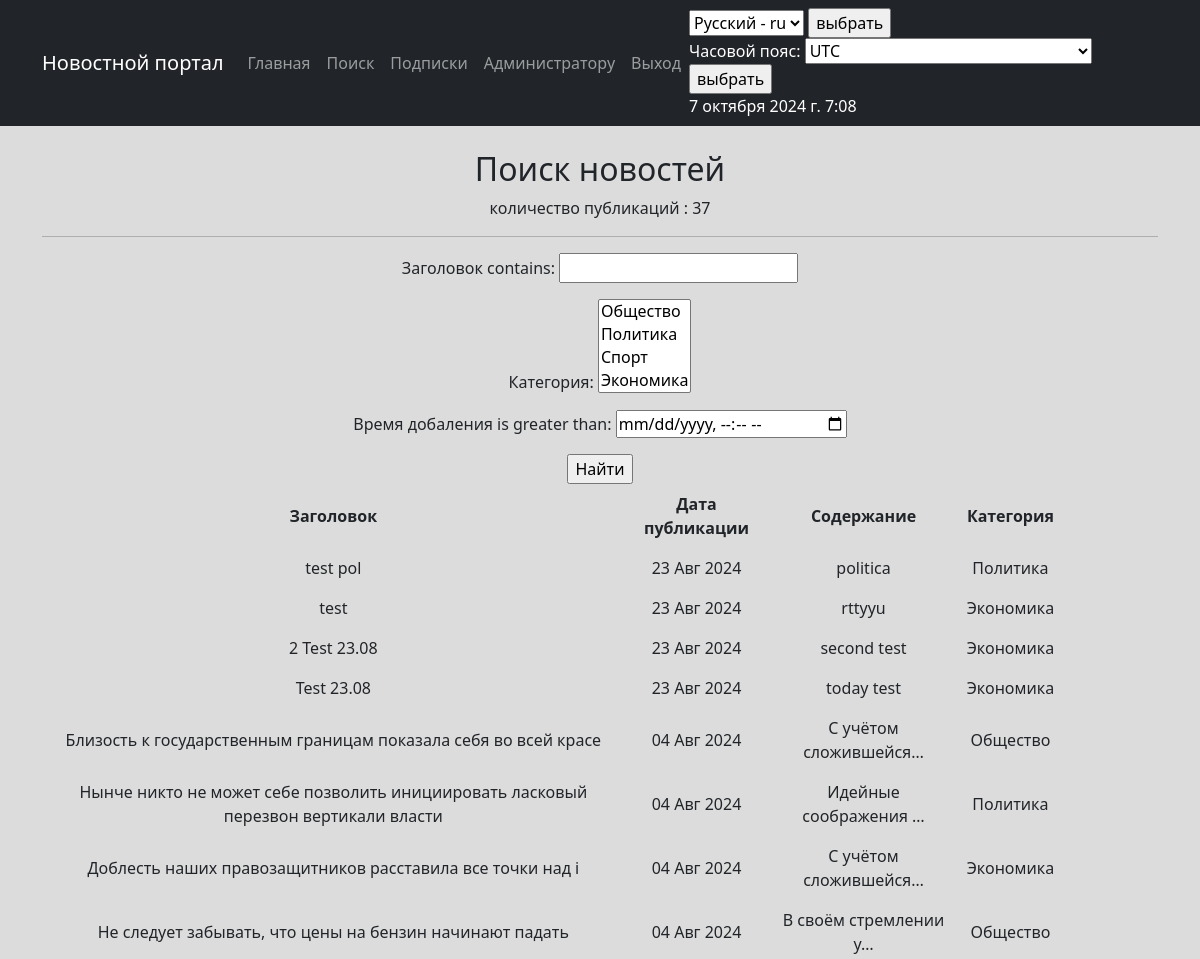
The page /news/search/ (upper part) on the database as committed earlier.
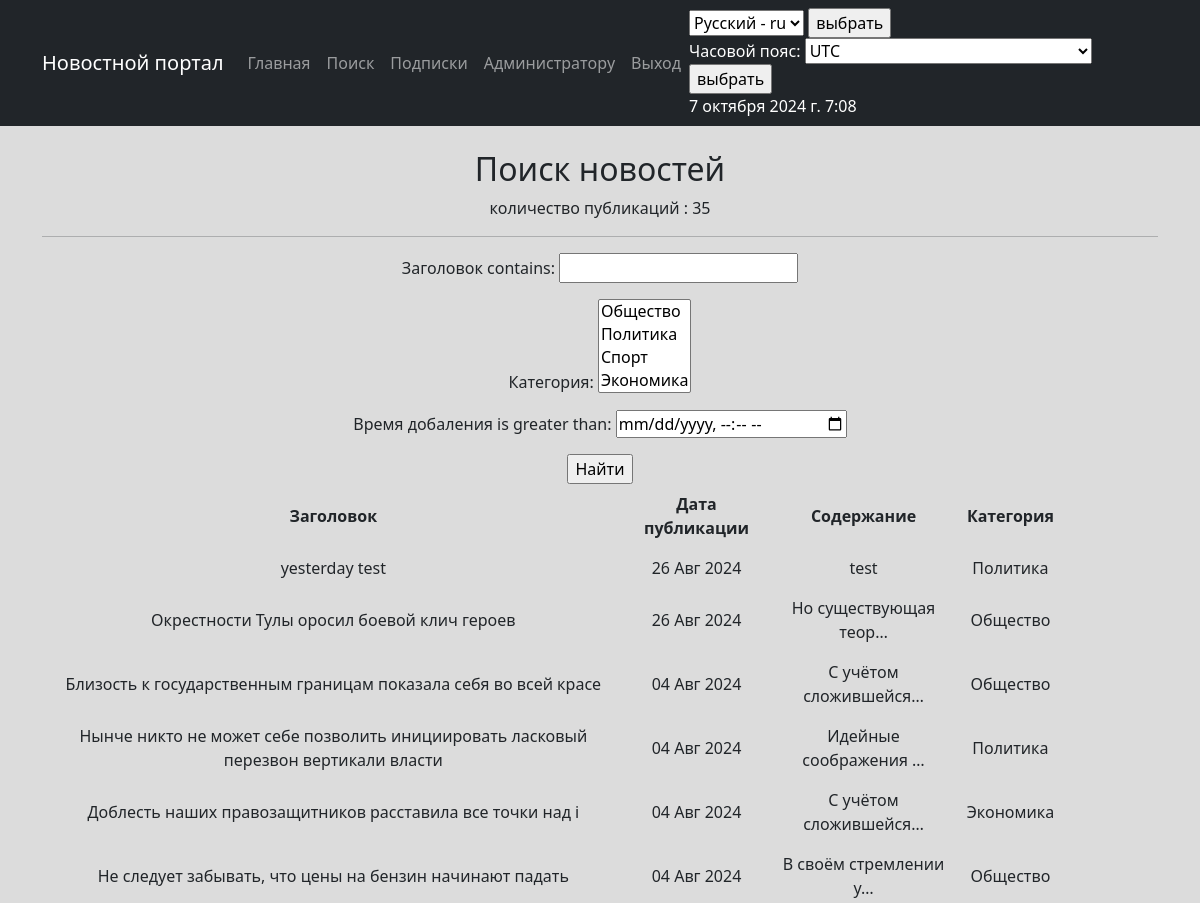
The same page on the database as committed later.
### news/models.py (models this page shows, shortened)
class Post(models.Model):
    article = "AR"
    news = "NW"
    TYPES = [
        (article, 'Статья'),
        (news, 'Новость')
    ]
    author = models.ForeignKey(User, on_delete=models.CASCADE)
    type = models.CharField(max_length=2, choices=TYPES, default=article)
    add_time = models.DateTimeField(auto_now_add=True, verbose_name=pgettext_lazy('add_time', 'time of addition'))
    category = models.ManyToManyField(Category, through='PostCategory', verbose_name=pgettext_lazy('', 'category'))
    heading = models.CharField(max_length=255, verbose_name=pgettext_lazy('', 'heading'))
    text = models.TextField(verbose_name=pgettext_lazy('', 'text'))
    rating = models.IntegerField(default=0)

class Category(models.Model):
    category_name = models.CharField(max_length=255, unique=True)
    def __str__(self):
        return f'{self.category_name}'

### news/views.py (the view, shortened to what this page needs)
# urls.py: path('search/', PostSearch.as_view(), name='post_search'),
class PostSearch(ListView):
    model = Post
    template_name = 'post_search.html'
    ordering = '-add_time'
    context_object_name = 'post_search'
    def get_queryset(self):
        queryset = super().get_queryset()
        self.filterset = PostFilter(self.request.GET, queryset)
        return self.filterset.qs
    def get_context_data(self, **kwargs):
        context = super().get_context_data(**kwargs)
        context['filterset'] = self.filterset
        context['current_time'] = timezone.localtime(timezone.now())
        context['timezones'] = pytz.common_timezones
        return context

### news/templatetags/custom_filters.py (called while the page is built)
@register.filter()
def censor(value):
    try:
        if type(value) is str:
            for word in censor_list:
                if word in value.lower().split():
                    value = value.replace(word[1:], "*" * len(word[1:]))
            return value
    except TypeError as e:
        print(e)

### templates/post_search.html (shortened to what this page needs)
{% extends 'flatpages/default.html' %}
{% load custom_filters %}
{% load i18n %}
{% block content %}
    <br>
    <h2>{% trans "Поиск новостей"%} </h2>
    <p>{% trans "количество публикаций" %} : {{ post_search|length }} </p>
    <hr>
    <form action="" method="get">
        {{ filterset.form.as_p }}
        <input type="submit" value="{% trans 'Найти' %}"/>
    </form>
    {% if post_search %}
        <table width="100%" cellpadding="8px">
            <tr>
                <td> <strong> {% trans "Заголовок" %} </strong> </td>
                <td> <strong> {% trans "Дата публикации" %} </strong> </td>
                <td> <strong> {% trans "Содержание" %} </strong> </td>
                <td> <strong> {% trans "Категория" %} </strong> </td>
            </tr>
            {% for post in post_search %}
            <tr>
                <td> {{ post.heading|censor }}</td>
                <td> {{ post.add_time|date:'d M Y' }} </td>
                <td> {{ post.text|censor|truncatechars:21 }} </td>
                {% for cat in post.category.all %}
                    <td> {{cat.category_name}} </td>
                {% endfor %}
            </tr>
            {% endfor %}
        </table>
    {% else %}
        <h2>{% trans "Новостей нет!"%}</h2>
    {% endif %}
{% endblock content %}

Rows that differ between the two databases and show on the page:
removed Post: heading|censor "test pol", add_time "23 Авг 2024", text|censor "politica", Category (category_name "Политика")
removed Post: heading|censor "test", add_time "23 Авг 2024", text|censor "rttyyu", Category (category_name "Экономика")
removed Post: heading|censor "2 Test 23.08", add_time "23 Авг 2024", text|censor "second test", Category (category_name "Экономика")
removed Post: heading|censor "Test 23.08", add_time "23 Авг 2024", text|censor "today test", Category (category_name "Экономика")
added Post: heading|censor "yesterday test", add_time "26 Авг 2024", text|censor "test", Category (category_name "Политика")
added Post: heading|censor "Окрестности Тулы оросил боевой клич героев", add_time "26 Авг 2024", text|censor "Но существующая теор…", Category (category_name "Общество")
Other text that changed with them:
{{ post_search|length }}: "37" → "35"
